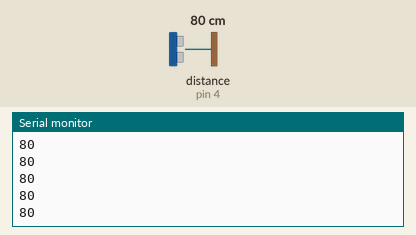
Simulated run of this sketch. Board: Arduino Uno, built with avr-gcc and run on an emulated ATmega328P. On the bench: the last lines printed to the serial monitor. Wiring (inferred from the names in the program): ultrasonic range finder: trigger pin 5; echo pin 4. Inputs (shaded band) come from the test bench; at power-on: distance to the obstacle (sensor on pin 4) 80 cm. The echo pulse lasts 58.3 µs per cm.

Above: at 1.2 s.
1.3 s: distance to the obstacle (sensor on pin 4) set to 2 cm
At 1.34 s:
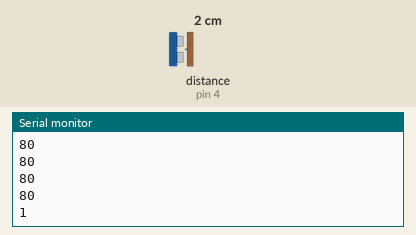
2.8 s: distance to the obstacle (sensor on pin 4) set to 4 cm
At 2.81 s:
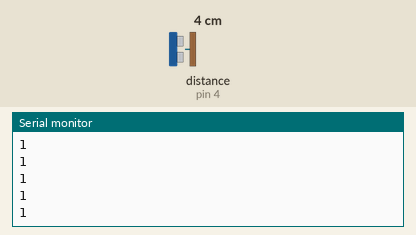
Timing chart, 0 to 5.8 s (numbered marks = the images above; inputs shaded):
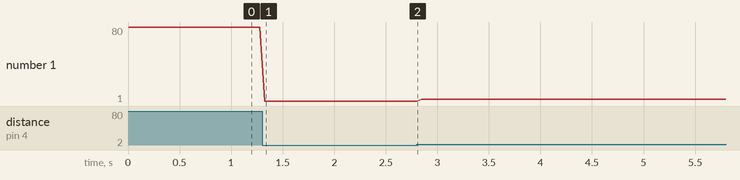

The sketch:

sketch_ultrasonic_sensor.ino
```cpp
int inputPin=4;  // connect digital I/O 4 to the ECHO/Rx Pin
int outputPin=5; // connect digital I/O 5 to the TRIG/TX Pin

void setup()
{
  Serial.begin(9600);
  pinMode(inputPin, INPUT);
  pinMode(outputPin, OUTPUT);
}
void loop()
{
   digitalWrite(outputPin, LOW);  // send low pulse for 2μs
   delayMicroseconds(2);
   digitalWrite(outputPin, HIGH); // send high pulse for 10μs
   delayMicroseconds(10);
   digitalWrite(outputPin, LOW);  // back to low pulse
   int distance = pulseIn(inputPin, HIGH);  // read echo value
   int distance1= distance/29/2;  // in cm
   Serial.println(distance1);
   delay(50);
}
```

Measured:
- after the input at 1.3 s, the serial monitor: prints a new line at once (image 1)
- plotted number 1: 80 → 1 after the input at 1.3 s, 1 → 3 after the input at 2.8 s
